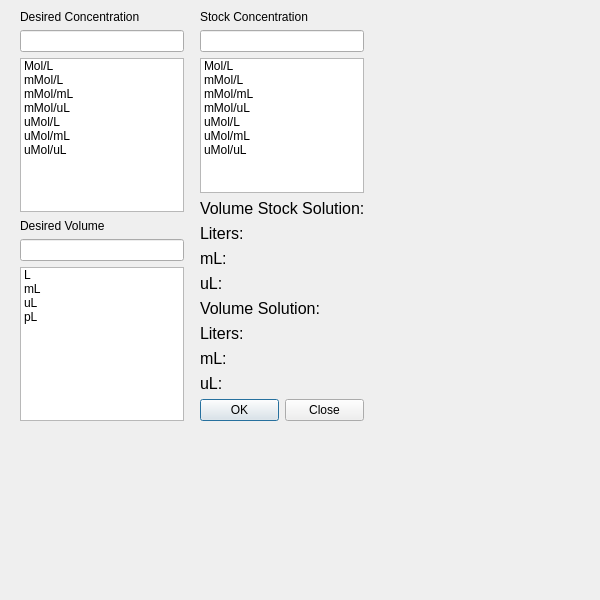
<?xml version="1.0" encoding="UTF-8"?>
<ui version="4.0">
 <class>Dialog</class>
 <widget class="QDialog" name="Dialog">
  <property name="geometry">
   <rect>
    <x>0</x>
    <y>0</y>
    <width>600</width>
    <height>600</height>
   </rect>
  </property>
  <property name="sizePolicy">
   <sizepolicy hsizetype="Preferred" vsizetype="Preferred">
    <horstretch>0</horstretch>
    <verstretch>0</verstretch>
   </sizepolicy>
  </property>
  <property name="windowTitle">
   <string>Dilution Solution</string>
  </property>
  <widget class="QWidget" name="verticalLayoutWidget">
   <property name="geometry">
    <rect>
     <x>20</x>
     <y>10</y>
     <width>164</width>
     <height>411</height>
    </rect>
   </property>
   <layout class="QVBoxLayout" name="verticalLayout">
    <item>
     <widget class="QLabel" name="desConcLabel">
      <property name="text">
       <string>Desired Concentration</string>
      </property>
     </widget>
    </item>
    <item>
     <widget class="QLineEdit" name="desConcValue"/>
    </item>
    <item>
     <widget class="QListWidget" name="desConcUnits">
      <item>
       <property name="text">
        <string>Mol/L</string>
       </property>
      </item>
      <item>
       <property name="text">
        <string>mMol/L</string>
       </property>
      </item>
      <item>
       <property name="text">
        <string>mMol/mL</string>
       </property>
      </item>
      <item>
       <property name="text">
        <string>mMol/uL</string>
       </property>
      </item>
      <item>
       <property name="text">
        <string>uMol/L</string>
       </property>
      </item>
      <item>
       <property name="text">
        <string>uMol/mL</string>
       </property>
      </item>
      <item>
       <property name="text">
        <string>uMol/uL</string>
       </property>
      </item>
     </widget>
    </item>
    <item>
     <spacer name="verticalSpacer">
      <property name="orientation">
       <enum>Qt::Vertical</enum>
      </property>
      <property name="sizeHint" stdset="0">
       <size>
        <width>20</width>
        <height>40</height>
       </size>
      </property>
     </spacer>
    </item>
    <item>
     <widget class="QLabel" name="desVolLabel">
      <property name="text">
       <string>Desired Volume</string>
      </property>
     </widget>
    </item>
    <item>
     <widget class="QLineEdit" name="desVolValue"/>
    </item>
    <item>
     <widget class="QListWidget" name="desVolUnits">
      <item>
       <property name="text">
        <string>L</string>
       </property>
      </item>
      <item>
       <property name="text">
        <string>mL</string>
       </property>
      </item>
      <item>
       <property name="text">
        <string>uL</string>
       </property>
      </item>
      <item>
       <property name="text">
        <string>pL</string>
       </property>
      </item>
     </widget>
    </item>
   </layout>
  </widget>
  <widget class="QWidget" name="verticalLayoutWidget_2">
   <property name="geometry">
    <rect>
     <x>200</x>
     <y>10</y>
     <width>164</width>
     <height>411</height>
    </rect>
   </property>
   <layout class="QVBoxLayout" name="verticalLayout_2">
    <item>
     <widget class="QLabel" name="stockConcLabel">
      <property name="text">
       <string>Stock Concentration</string>
      </property>
     </widget>
    </item>
    <item>
     <widget class="QLineEdit" name="stockConcValue"/>
    </item>
    <item>
     <widget class="QListWidget" name="stockConcUnits">
      <item>
       <property name="text">
        <string>Mol/L</string>
       </property>
      </item>
      <item>
       <property name="text">
        <string>mMol/L</string>
       </property>
      </item>
      <item>
       <property name="text">
        <string>mMol/mL</string>
       </property>
      </item>
      <item>
       <property name="text">
        <string>mMol/uL</string>
       </property>
      </item>
      <item>
       <property name="text">
        <string>uMol/L</string>
       </property>
      </item>
      <item>
       <property name="text">
        <string>uMol/mL</string>
       </property>
      </item>
      <item>
       <property name="text">
        <string>uMol/uL</string>
       </property>
      </item>
     </widget>
    </item>
    <item>
     <widget class="QLabel" name="label">
      <property name="font">
       <font>
        <pointsize>12</pointsize>
       </font>
      </property>
      <property name="text">
       <string>Volume Stock Solution:</string>
      </property>
     </widget>
    </item>
    <item>
     <widget class="QLabel" name="label_3">
      <property name="font">
       <font>
        <pointsize>12</pointsize>
       </font>
      </property>
      <property name="text">
       <string>Liters:</string>
      </property>
     </widget>
    </item>
    <item>
     <widget class="QLabel" name="label_4">
      <property name="font">
       <font>
        <pointsize>12</pointsize>
       </font>
      </property>
      <property name="text">
       <string>mL:</string>
      </property>
     </widget>
    </item>
    <item>
     <widget class="QLabel" name="label_5">
      <property name="font">
       <font>
        <pointsize>12</pointsize>
       </font>
      </property>
      <property name="text">
       <string>uL:</string>
      </property>
     </widget>
    </item>
    <item>
     <widget class="QLabel" name="label_2">
      <property name="font">
       <font>
        <pointsize>12</pointsize>
       </font>
      </property>
      <property name="text">
       <string>Volume Solution:</string>
      </property>
     </widget>
    </item>
    <item>
     <widget class="QLabel" name="label_6">
      <property name="font">
       <font>
        <pointsize>12</pointsize>
       </font>
      </property>
      <property name="text">
       <string>Liters:</string>
      </property>
     </widget>
    </item>
    <item>
     <widget class="QLabel" name="label_7">
      <property name="font">
       <font>
        <pointsize>12</pointsize>
       </font>
      </property>
      <property name="text">
       <string>mL:</string>
      </property>
     </widget>
    </item>
    <item>
     <widget class="QLabel" name="label_8">
      <property name="font">
       <font>
        <pointsize>12</pointsize>
       </font>
      </property>
      <property name="text">
       <string>uL:</string>
      </property>
     </widget>
    </item>
    <item>
     <widget class="QDialogButtonBox" name="buttonBox">
      <property name="orientation">
       <enum>Qt::Horizontal</enum>
      </property>
      <property name="standardButtons">
       <set>QDialogButtonBox::Close|QDialogButtonBox::Ok</set>
      </property>
     </widget>
    </item>
   </layout>
  </widget>
 </widget>
 <resources/>
 <connections>
  <connection>
   <sender>buttonBox</sender>
   <signal>accepted()</signal>
   <receiver>Dialog</receiver>
   <slot>accept()</slot>
   <hints>
    <hint type="sourcelabel">
     <x>248</x>
     <y>254</y>
    </hint>
    <hint type="destinationlabel">
     <x>157</x>
     <y>274</y>
    </hint>
   </hints>
  </connection>
  <connection>
   <sender>buttonBox</sender>
   <signal>rejected()</signal>
   <receiver>Dialog</receiver>
   <slot>reject()</slot>
   <hints>
    <hint type="sourcelabel">
     <x>316</x>
     <y>260</y>
    </hint>
    <hint type="destinationlabel">
     <x>286</x>
     <y>274</y>
    </hint>
   </hints>
  </connection>
 </connections>
</ui>
